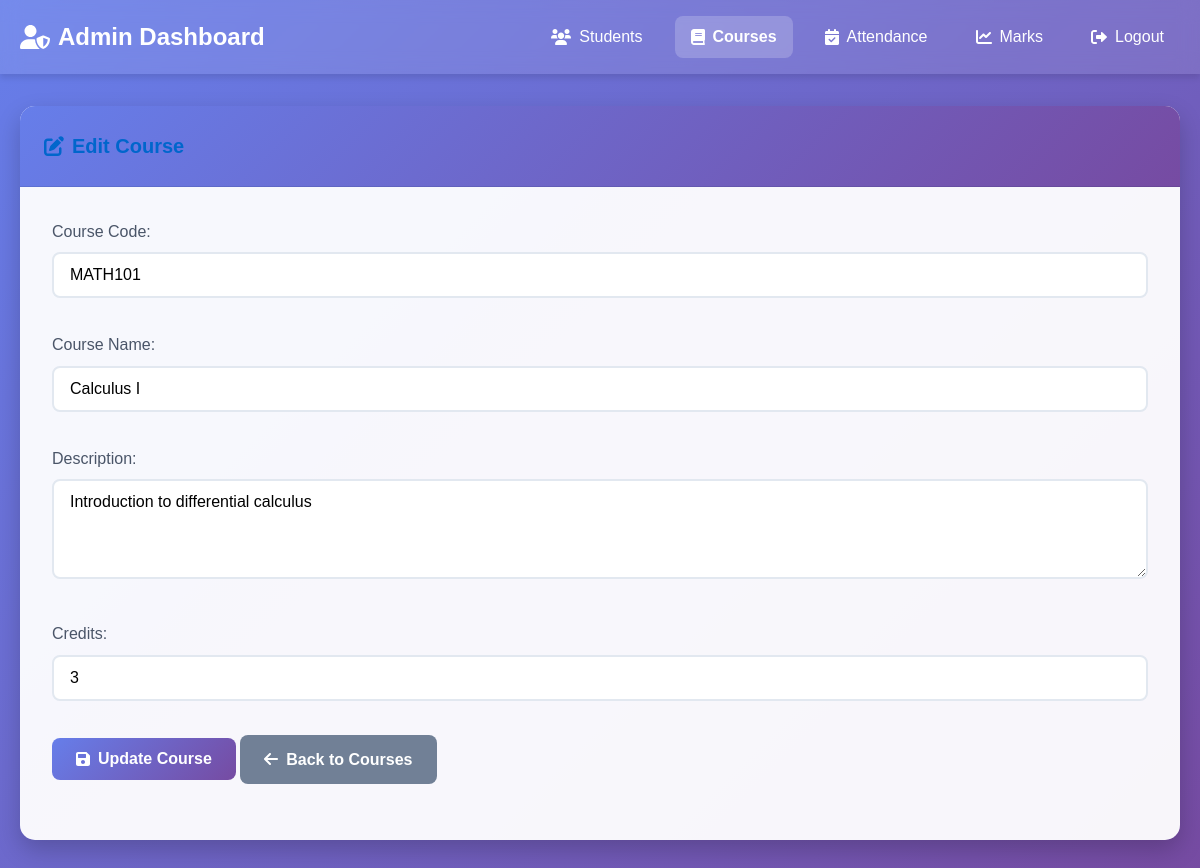
The page /admin/edit_course.php?id=3 (signed in) on the database its author committed.
### tables this page shows
CREATE TABLE IF NOT EXISTS courses (
    id INT PRIMARY KEY AUTO_INCREMENT,
    course_code VARCHAR(10) UNIQUE NOT NULL,
    course_name VARCHAR(100) NOT NULL,
    description TEXT,
    credits INT NOT NULL
);

### admin/edit_course.php (the view, shortened to what this page needs)
<?php
require_once '../config/database.php';
$course_id = $_GET['id'];
$sql = "SELECT * FROM courses WHERE id = ?";
$stmt = $conn->prepare($sql);
$stmt->bind_param("i", $course_id);
$stmt->execute();
$result = $stmt->get_result();
$course = $result->fetch_assoc();
?>
<!DOCTYPE html>
<html lang="en">
<head>
    <link href="../css/style.css" rel="stylesheet">
    <link href="https://cdnjs.cloudflare.com/ajax/libs/font-awesome/6.0.0/css/all.min.css" rel="stylesheet">
</head>
<body>
    <nav class="navbar">
        <div class="container">
            <a href="dashboard.php" class="navbar-brand">
                <i class="fas fa-user-shield"></i> Admin Dashboard
            </a>
            <ul class="nav-list">
                <li><a href="students.php" class="nav-link"><i class="fas fa-users"></i> Students</a></li>
                <li><a href="courses.php" class="nav-link active"><i class="fas fa-book"></i> Courses</a></li>
                <li><a href="attendance.php" class="nav-link"><i class="fas fa-calendar-check"></i> Attendance</a></li>
                <li><a href="marks.php" class="nav-link"><i class="fas fa-chart-line"></i> Marks</a></li>
                <li><a href="../logout.php" class="nav-link"><i class="fas fa-sign-out-alt"></i> Logout</a></li>
            </ul>
        </div>
    </nav>
    <div class="container">
        <div class="card">
            <div class="card-header">
                <h3 class="card-title"><i class="fas fa-edit"></i> Edit Course</h3>
            </div>
            <div class="card-body">
                <form method="POST">
                    <div class="form-group">
                        <label for="course_code">Course Code:</label>
                        <input type="text" class="form-control" id="course_code" name="course_code"
                               value="<?php echo htmlspecialchars($course['course_code']); ?>" required>
                    </div>
                    <div class="form-group">
                        <label for="course_name">Course Name:</label>
                        <input type="text" class="form-control" id="course_name" name="course_name"
                               value="<?php echo htmlspecialchars($course['course_name']); ?>" required>
                    </div>
                    <div class="form-group">
                        <label for="description">Description:</label>
                        <textarea class="form-control" id="description" name="description" rows="4"><?php echo htmlspecialchars($course['description']); ?></textarea>
                    </div>
                    <div class="form-group">
                        <label for="credits">Credits:</label>
                        <input type="number" class="form-control" id="credits" name="credits"
                               value="<?php echo htmlspecialchars($course['credits']); ?>" min="1" max="6" required>
                    </div>
                    <div class="form-group">
                        <button type="submit" class="btn btn-primary">
                            <i class="fas fa-save"></i> Update Course
                        </button>
                        <a href="courses.php" class="btn btn-secondary">
                            <i class="fas fa-arrow-left"></i> Back to Courses
                        </a>
                    </div>
                </form>
            </div>
        </div>
    </div>
</body>
</html>

### rows shown on the page
courses: course_code "MATH101", course_name "Calculus I", description "Introduction to differential calculus", credits "3"
